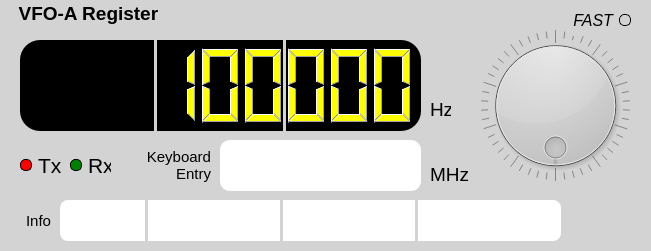
     <widget class="QGroupBox" name="VFO_A_groupBox">
      <property name="geometry">
       <rect>
        <x>20</x>
        <y>20</y>
        <width>651</width>
        <height>251</height>
       </rect>
      </property>
      <property name="font">
       <font>
        <pointsize>14</pointsize>
        <bold>true</bold>
       </font>
      </property>
      <property name="styleSheet">
       <string notr="true">QWidget{ border: 2px black; background-color: lightgray;border-radius: 20px;}</string>
      </property>
      <property name="title">
       <string>   VFO-A Register</string>
      </property>
      <widget class="QLCDNumber" name="VFO_A_lcdNumber">
       <property name="geometry">
        <rect>
         <x>20</x>
         <y>40</y>
         <width>401</width>
         <height>91</height>
        </rect>
       </property>
       <property name="styleSheet">
        <string notr="true">QWidget{ border: 2px black; background-color: black;}
QLCDNumber {color: yellow;}
</string>
       </property>
       <property name="smallDecimalPoint">
        <bool>false</bool>
       </property>
       <property name="digitCount">
        <number>9</number>
       </property>
       <property name="mode">
        <enum>QLCDNumber::Mode::Dec</enum>
       </property>
       <property name="intValue" stdset="0">
        <number>1800000</number>
       </property>
      </widget>
      <widget class="QLineEdit" name="VFO_A_lineEdit">
       <property name="geometry">
        <rect>
         <x>220</x>
         <y>140</y>
         <width>201</width>
         <height>51</height>
        </rect>
       </property>
       <property name="font">
        <font>
         <pointsize>22</pointsize>
        </font>
       </property>
       <property name="styleSheet">
        <string notr="true">QWidget{ border: 2px black; background-color: white;border-radius: 10px;}</string>
       </property>
       <property name="maxLength">
        <number>9</number>
       </property>
       <property name="alignment">
        <set>Qt::AlignmentFlag::AlignRight|Qt::AlignmentFlag::AlignTrailing|Qt::AlignmentFlag::AlignVCenter</set>
       </property>
      </widget>
      <widget class="QDial" name="VFO_A_dial">
       <property name="geometry">
        <rect>
         <x>480</x>
         <y>30</y>
         <width>151</width>
         <height>151</height>
        </rect>
       </property>
       <property name="toolTipDuration">
        <number>-1</number>
       </property>
       <property name="whatsThis">
        <string/>
       </property>
       <property name="tracking">
        <bool>true</bool>
       </property>
       <property name="wrapping">
        <bool>true</bool>
       </property>
       <property name="notchesVisible">
        <bool>true</bool>
       </property>
       <property name="stored_value" stdset="0">
        <number>0</number>
       </property>
      </widget>
      <widget class="QRadioButton" name="VFO_A_Tx_radioButton">
       <property name="geometry">
        <rect>
         <x>20</x>
         <y>150</y>
         <width>41</width>
         <height>31</height>
        </rect>
       </property>
       <property name="font">
        <font>
         <pointsize>16</pointsize>
        </font>
       </property>
       <property name="styleSheet">
        <string notr="true">QRadioButton::indicator:checked:checked{ background-color: red;}
QRadioButton::indicator{ width: 10px; height: 10px; border-radius: 5px; border: 1px solid black; background-color: transparent;}</string>
       </property>
       <property name="text">
        <string>Tx</string>
       </property>
       <property name="iconSize">
        <size>
         <width>32</width>
         <height>32</height>
        </size>
       </property>
       <property name="checked">
        <bool>true</bool>
       </property>
       <attribute name="buttonGroup">
        <string notr="true">Tx_buttonGroup</string>
       </attribute>
      </widget>
      <widget class="QRadioButton" name="VFO_A_Rx_radioButton">
       <property name="geometry">
        <rect>
         <x>70</x>
         <y>150</y>
         <width>41</width>
         <height>31</height>
        </rect>
       </property>
       <property name="font">
        <font>
         <pointsize>16</pointsize>
        </font>
       </property>
       <property name="styleSheet">
        <string notr="true">QRadioButton::indicator:checked:checked{ background-color: green;}
QRadioButton::indicator{ width: 10px; height: 10px; border-radius: 5px; border: 1px solid black; background-color: transparent;}</string>
       </property>
       <property name="text">
        <string>Rx</string>
       </property>
       <property name="iconSize">
        <size>
         <width>32</width>
         <height>32</height>
        </size>
       </property>
       <property name="checked">
        <bool>true</bool>
       </property>
       <attribute name="buttonGroup">
        <string notr="true">Rx_buttonGroup</string>
       </attribute>
      </widget>
      <widget class="QLabel" name="VFO_A_label_1">
       <property name="geometry">
        <rect>
         <x>430</x>
         <y>100</y>
         <width>21</width>
         <height>18</height>
        </rect>
       </property>
       <property name="font">
        <font>
         <pointsize>14</pointsize>
        </font>
       </property>
       <property name="text">
        <string>Hz</string>
       </property>
      </widget>
      <widget class="QLabel" name="VFO_A_label_2">
       <property name="geometry">
        <rect>
         <x>430</x>
         <y>165</y>
         <width>41</width>
         <height>18</height>
        </rect>
       </property>
       <property name="font">
        <font>
         <pointsize>14</pointsize>
        </font>
       </property>
       <property name="text">
        <string>MHz</string>
       </property>
      </widget>
      <widget class="QTextBrowser" name="VFO_A_textBrowser">
       <property name="geometry">
        <rect>
         <x>60</x>
         <y>200</y>
         <width>501</width>
         <height>41</height>
        </rect>
       </property>
       <property name="font">
        <font>
         <family>Monospace</family>
         <pointsize>12</pointsize>
        </font>
       </property>
       <property name="styleSheet">
        <string notr="true">QWidget{ background-color: white;border-radius: 8px;}
QTextBrowser QScrollBar:horizontal {background-color: lightgrey;}
QTextBrowser QScrollBar::handle:horizontal {background-color: grey;margin: 0px 12px;}</string>
       </property>
       <property name="verticalScrollBarPolicy">
        <enum>Qt::ScrollBarPolicy::ScrollBarAlwaysOff</enum>
       </property>
       <property name="horizontalScrollBarPolicy">
        <enum>Qt::ScrollBarPolicy::ScrollBarAlwaysOff</enum>
       </property>
       <property name="lineWrapMode">
        <enum>QTextEdit::LineWrapMode::WidgetWidth</enum>
       </property>
       <property name="markdown">
        <string/>
       </property>
       <property name="html">
        <string>&lt;!DOCTYPE HTML PUBLIC &quot;-//W3C//DTD HTML 4.0//EN&quot; &quot;http://www.w3.org/TR/REC-html40/strict.dtd&quot;&gt;
&lt;html&gt;&lt;head&gt;&lt;meta name=&quot;qrichtext&quot; content=&quot;1&quot; /&gt;&lt;meta charset=&quot;utf-8&quot; /&gt;&lt;style type=&quot;text/css&quot;&gt;
p, li { white-space: pre-wrap; }
hr { height: 1px; border-width: 0; }
li.unchecked::marker { content: &quot;\2610&quot;; }
li.checked::marker { content: &quot;\2612&quot;; }
&lt;/style&gt;&lt;/head&gt;&lt;body style=&quot; font-family:'Monospace'; font-size:12pt; font-weight:400; font-style:normal;&quot;&gt;
&lt;p style=&quot;-qt-paragraph-type:empty; margin-top:0px; margin-bottom:0px; margin-left:0px; margin-right:0px; -qt-block-indent:0; text-indent:0px;&quot;&gt;&lt;br /&gt;&lt;/p&gt;&lt;/body&gt;&lt;/html&gt;</string>
       </property>
      </widget>
      <widget class="Line" name="VFO_A_line_1">
       <property name="geometry">
        <rect>
         <x>145</x>
         <y>200</y>
         <width>3</width>
         <height>41</height>
        </rect>
       </property>
       <property name="orientation">
        <enum>Qt::Orientation::Vertical</enum>
       </property>
      </widget>
      <widget class="Line" name="VFO_A_line_2">
       <property name="geometry">
        <rect>
         <x>280</x>
         <y>200</y>
         <width>3</width>
         <height>41</height>
        </rect>
       </property>
       <property name="orientation">
        <enum>Qt::Orientation::Vertical</enum>
       </property>
      </widget>
      <widget class="Line" name="VFO_A_line_3">
       <property name="geometry">
        <rect>
         <x>415</x>
         <y>200</y>
         <width>3</width>
         <height>41</height>
        </rect>
       </property>
       <property name="orientation">
        <enum>Qt::Orientation::Vertical</enum>
       </property>
      </widget>
      <widget class="QLabel" name="VFO_A_label_3">
       <property name="geometry">
        <rect>
         <x>140</x>
         <y>145</y>
         <width>71</width>
         <height>41</height>
        </rect>
       </property>
       <property name="font">
        <font>
         <pointsize>11</pointsize>
        </font>
       </property>
       <property name="styleSheet">
        <string notr="true">QWidget{ border-radius: 0px;}</string>
       </property>
       <property name="text">
        <string>Keyboard Entry</string>
       </property>
       <property name="alignment">
        <set>Qt::AlignmentFlag::AlignRight|Qt::AlignmentFlag::AlignTrailing|Qt::AlignmentFlag::AlignVCenter</set>
       </property>
       <property name="wordWrap">
        <bool>true</bool>
       </property>
      </widget>
      <widget class="QLabel" name="VFO_A_label_4">
       <property name="geometry">
        <rect>
         <x>10</x>
         <y>205</y>
         <width>41</width>
         <height>31</height>
        </rect>
       </property>
       <property name="font">
        <font>
         <pointsize>11</pointsize>
        </font>
       </property>
       <property name="styleSheet">
        <string notr="true">QWidget{ border-radius: 0px;}</string>
       </property>
       <property name="text">
        <string>Info</string>
       </property>
       <property name="alignment">
        <set>Qt::AlignmentFlag::AlignRight|Qt::AlignmentFlag::AlignTrailing|Qt::AlignmentFlag::AlignVCenter</set>
       </property>
       <property name="wordWrap">
        <bool>true</bool>
       </property>
      </widget>
      <widget class="Line" name="VFO_A_line_4">
       <property name="geometry">
        <rect>
         <x>283</x>
         <y>40</y>
         <width>3</width>
         <height>91</height>
        </rect>
       </property>
       <property name="orientation">
        <enum>Qt::Orientation::Vertical</enum>
       </property>
      </widget>
      <widget class="Line" name="VFO_A_line_5">
       <property name="geometry">
        <rect>
         <x>154</x>
         <y>40</y>
         <width>3</width>
         <height>91</height>
        </rect>
       </property>
       <property name="orientation">
        <enum>Qt::Orientation::Vertical</enum>
       </property>
      </widget>
      <widget class="QRadioButton" name="VFO_A_fast_radioButton">
       <property name="geometry">
        <rect>
         <x>570</x>
         <y>5</y>
         <width>61</width>
         <height>31</height>
        </rect>
       </property>
       <property name="font">
        <font>
         <pointsize>12</pointsize>
         <italic>true</italic>
        </font>
       </property>
       <property name="layoutDirection">
        <enum>Qt::LayoutDirection::RightToLeft</enum>
       </property>
       <property name="styleSheet">
        <string notr="true">QRadioButton::indicator:checked:checked{ background-color: blue;}
QRadioButton::indicator{ width: 10px; height: 10px; border-radius: 5px; border: 1px solid black; background-color: transparent;}</string>
       </property>
       <property name="text">
        <string>FAST</string>
       </property>
       <property name="iconSize">
        <size>
         <width>32</width>
         <height>32</height>
        </size>
       </property>
       <property name="checked">
        <bool>false</bool>
       </property>
      </widget>
     </widget>
